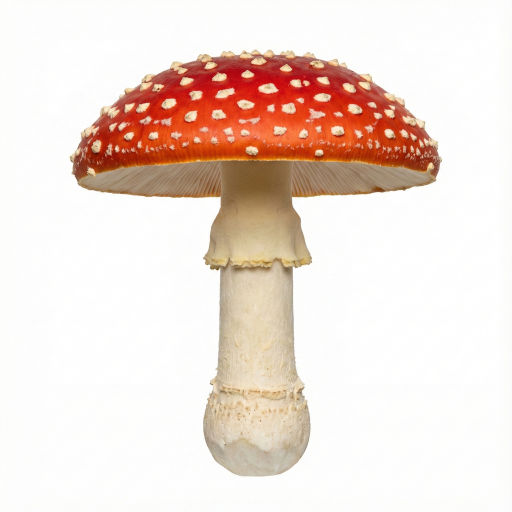
#> input picture data/amanita_mushroom.png, 1024 x 1024 px (shown at 1/2 size)
$ python -i canny_attract.py   (imports and definitions only)
#> lines starting #> are read from the running program, lines starting #| are printed output that depends on the picture; after the words box and inside, x2 and y2 are one past the last pixel; in counts of white or black regions, pixels touching at a corner belong together
"""Canny edges as attraction targets (opt-in via ``--attract-canny``).

Depth conditioning tells SLDgen where the *volume* is; it has almost nothing to
say about an eyelid or a lip corner. This module derives an edge map from the
target and hands it to the geometric attraction constraint, so the curve is
pulled onto the features while SDS keeps running on depth. No second ControlNet,
no extra VRAM, no measurable time cost.

**Why this lives inside the run.** Attract points are consumed as raw canvas
pixel coordinates (:func:`avoidance.load_avoid_points` does no registration), so
the edge map has to come from an image that already went through ``targets.py``'s
mask, square-pad, resize and ``--object-size-ratio`` rescale. That image only
exists once ``get_target`` has run. Computing the edges anywhere else -- a
pre-pass, a web upload, a helper script pointed at the original photograph --
means reproducing that pipeline exactly or misregistering silently. Called from
:func:`run.run` between ``get_target`` and the painter, there is nothing to
reproduce: ``args.input_image`` *is* the canvas-space image.

**Why the point budget matters.** ``attraction_loss`` is two-sided, and its
coverage term sums ``max(0, dist - deadzone)^2`` over *every* attract point. A
raw Canny map is tens of thousands of pixels, which would ask a few hundred
control points to visit every edge in the picture and would bury the SDS
gradient under the constraint. The loss was written for "hundreds to low
thousands" of points per side, so :func:`thin_to_budget` enforces that: over
budget it first drops the shortest contours as speckle, then thins what remains
uniformly along its arc length. Keep ``max_points`` at or below
``--n-control-points``.

Thinning has to remove *length*, not vertices: SLDgen samples every path at a
fixed 2 px regardless of how the vertices are spaced, so decimating points would
change the file and not the result.

The module deliberately imports only cv2/numpy/PIL -- no torch, no diffusers --
so the whole thing is testable on a laptop with no GPU (``test_canny_attract_geom.py``).
"""

import math
from pathlib import Path

import cv2
import numpy as np

#: Must match ``load_avoid_points(sample_spacing_px=...)`` as called from
#: ``painter.py``, or every count this module reports is a fiction.
SAMPLE_SPACING_PX = 2.0

#: SLDgen's own Canny thresholds, from ``guidance/sd3_controlnet.py``. Defaulting
#: to them means "the edges the Canny ControlNet would have seen".
DEFAULT_LOW = 100.0
DEFAULT_HIGH = 200.0

DEFAULTS = {
    "low": DEFAULT_LOW,
    "high": DEFAULT_HIGH,
    "blur": 3,
    "simplify": 1.0,
    "min_length": 12.0,
    "max_points": 400,
    "roi": None,
}


def as_gray(image):
    """Coerce a PIL image or array to a 2-D uint8 array."""
    array = np.asarray(image)
    if array.ndim == 3:
        array = cv2.cvtColor(array, cv2.COLOR_RGB2GRAY)
    if array.dtype != np.uint8:
        scale = 255.0 if array.max() <= 1.0 else 1.0
        array = np.clip(array * scale, 0, 255).astype(np.uint8)
    return array


def as_mask(mask, shape):
    """Coerce a mask (torch tensor, array or PIL image) to a boolean 'inside' map.

    Accepts both conventions in play here: ``args.mask`` is float 0..1 straight
    from RMBG, while a saved ``mask.png`` is 0/255. Thresholding at the halfway
    point is what ``targets.save_mask`` does, so the two agree.
    """
    if mask is None:
        return None
    array = np.asarray(mask.cpu() if hasattr(mask, "cpu") else mask, dtype=np.float32)
    if array.ndim == 3:
        array = array[..., 0]
    if array.max() > 1.5:
        array = array / 255.0
    if array.shape != shape:
        array = cv2.resize(array, (shape[1], shape[0]), interpolation=cv2.INTER_NEAREST)
    return array > 0.5


def edge_map(image, mask=None, low=DEFAULT_LOW, high=DEFAULT_HIGH, blur=3, roi=None):
    """Binary (0/255) Canny edge map in canvas space.

    ``blur`` is not cosmetic on portraits: without it hair and fabric texture
    produce more edge pixels than the face does, and the budget then spends
    itself on them.
    """
    gray = as_gray(image)
    if gray.shape[0] != gray.shape[1]:
        raise ValueError(
            f"canny-attract needs a square canvas-space image, got {gray.shape[1]}x{gray.shape[0]}"
        )
    render_size = gray.shape[0]

    if blur and blur > 0:
        kernel = int(blur) if int(blur) % 2 == 1 else int(blur) + 1
        gray = cv2.GaussianBlur(gray, (kernel, kernel), 0)
    edges = cv2.Canny(gray, float(low), float(high))

    inside = as_mask(mask, edges.shape)
    if inside is not None:
        edges[~inside] = 0

    if roi is not None:
        x0, y0, x1, y1 = roi
        keep = np.zeros_like(edges)
        xs = slice(max(0, int(round(min(x0, x1)))), min(render_size, int(round(max(x0, x1)))))
        ys = slice(max(0, int(round(min(y0, y1)))), min(render_size, int(round(max(y0, y1)))))
        keep[ys, xs] = 1
        edges = edges * keep

    return edges


def polyline_length(points):
    """Arc length of an open polyline, in canvas pixels."""
    return float(sum(math.dist(points[i], points[i + 1]) for i in range(len(points) - 1)))


def estimate_samples(length):
    """How many attract points ``load_avoid_points`` will draw from one path."""
    return max(2, int(round(length / SAMPLE_SPACING_PX)))


def extract_polylines(edges, simplify=1.0, min_length=12.0):
    """Contours of the edge map: simplified, speckle-filtered, longest first.

    ``findContours`` traces a one-pixel-wide edge out and back, so a thin line
    contributes about twice its visual length. The duplicate samples land on the
    same coordinates and are harmless to a Chamfer loss, but they do count
    against the budget -- which is why every estimate here counts them.
    """
    contours, _ = cv2.findContours(edges, cv2.RETR_LIST, cv2.CHAIN_APPROX_NONE)
    polylines = []
    for contour in contours:
        if simplify > 0:
            contour = cv2.approxPolyDP(contour, float(simplify), True)
        points = [(float(x), float(y)) for x, y in contour.reshape(-1, 2)]
        if len(points) < 2:
            continue
        length = polyline_length(points)
        if length < min_length:
            continue
        polylines.append((length, points))
    polylines.sort(key=lambda item: item[0], reverse=True)
    return polylines


def point_at(points, cumulative, distance):
    """Linearly interpolate a polyline at an arc-length position."""
    index = int(np.searchsorted(cumulative, distance, side="right")) - 1
    index = min(max(index, 0), len(points) - 2)
    span = cumulative[index + 1] - cumulative[index]
    t = 0.0 if span <= 0 else (distance - cumulative[index]) / span
    (x0, y0), (x1, y1) = points[index], points[index + 1]
    return (x0 + t * (x1 - x0), y0 + t * (y1 - y0))


def dash(points, keep_px, period_px):
    """Cut a polyline into short dashes, one every ``period_px`` of arc length.

    Every contour keeps its full extent at a lower target density, so an eyebrow
    still gets targets -- it just gets fewer of them. Dropping whole contours
    instead would silently delete features.
    """
    cumulative = [0.0]
    for i in range(len(points) - 1):
        cumulative.append(cumulative[-1] + math.dist(points[i], points[i + 1]))
    total = cumulative[-1]
    if total <= keep_px:
        return [points]

    cumulative = np.asarray(cumulative)
    out = []
    start = 0.0
    while start + keep_px <= total:
        out.append(
            [point_at(points, cumulative, start), point_at(points, cumulative, start + keep_px)]
        )
        start += period_px
    return out


def thin_to_budget(polylines, max_points):
    """Fit the polylines into a point budget. Returns (paths, estimate, period, dropped).

    Two mechanisms, in this order, because they answer different problems. Every
    surviving contour emits at least one dash and every path yields at least 2
    samples, so *N contours cost 2N points no matter how hard they are thinned*:
    a speckly edge map has to lose contours before density thinning can do
    anything. Only then is the remaining length thinned uniformly.
    """
    estimate = sum(estimate_samples(length) for length, _ in polylines)
    if estimate <= max_points:
        return [points for _length, points in polylines], estimate, None, 0

    # Floor first: the budget affords max_points/2 contours, and the list is
    # already longest-first, so what goes is the speckle.
    dropped = 0
    max_contours = max(1, int(max_points) // 2)
    if len(polylines) > max_contours:
        dropped = len(polylines) - max_contours
        polylines = polylines[:max_contours]
        estimate = sum(estimate_samples(length) for length, _ in polylines)
        if estimate <= max_points:
            return [points for _length, points in polylines], estimate, None, dropped

    # Then density. The period cannot be solved for directly -- a contour shorter
    # than the period still emits one dash, so the affordable spacing depends on
    # how the length is distributed between few long contours and many short
    # ones. Bisect for the tightest period whose dash count fits the budget.
    total_length = sum(length for length, _ in polylines)
    keep_px = 2.0 * SAMPLE_SPACING_PX
    budget_dashes = max(1.0, max_points / 2.0)

    def dash_count(period):
        return sum(
            1 if length <= keep_px else int((length - keep_px) // period) + 1
            for length, _ in polylines
        )

    low, high = keep_px * 1.5, max(total_length, keep_px * 2.0)
    for _ in range(40):
        middle = 0.5 * (low + high)
        if dash_count(middle) > budget_dashes:
            low = middle
        else:
            high = middle
    period_px = high

    paths = []
    for _length, points in polylines:
        paths.extend(dash(points, keep_px, period_px))
    estimate = sum(estimate_samples(polyline_length(path)) for path in paths)
    return paths, estimate, period_px, dropped


def svg_document(paths, render_size):
    """One ``<path>`` per polyline, in canvas pixel coordinates.

    The declared width/height must equal ``--render-size``: ``load_avoid_points``
    warns on a mismatch, and that warning is the only thing standing between a
    mis-sized SVG and points that are silently in the wrong place.
    """
    lines = [
        '<?xml version="1.0" encoding="UTF-8"?>',
        f'<svg xmlns="http://www.w3.org/2000/svg" width="{render_size}" '
        f'height="{render_size}" viewBox="0 0 {render_size} {render_size}">',
    ]
    for points in paths:
        d = "M " + " L ".join(f"{x:.2f},{y:.2f}" for x, y in points)
        lines.append(f'  <path d="{d}" fill="none" stroke="black" stroke-width="1"/>')
    lines.append("</svg>")
    return "\n".join(lines) + "\n"


def generate(image, out_path, mask=None, **options):
    """Write the attract SVG and report what went into it.

    Returns a stats dict rather than printing: the run loop wants a log line, the
    API wants JSON, and the test wants numbers to assert on.
    """
    settings = {**DEFAULTS, **{k: v for k, v in options.items() if v is not None}}
    edges = edge_map(
        image,
        mask=mask,
        low=settings["low"],
        high=settings["high"],
        blur=settings["blur"],
        roi=settings["roi"],
    )
    render_size = edges.shape[0]
    found = extract_polylines(
        edges, simplify=settings["simplify"], min_length=settings["min_length"]
    )
    paths, points, period, dropped = thin_to_budget(found, int(settings["max_points"]))

    Path(out_path).write_text(svg_document(paths, render_size))
    return {
        "path": str(out_path),
        "render_size": render_size,
        "edge_pixels": int((edges > 0).sum()),
        "contours": len(found),
        "dropped": dropped,
        "paths": len(paths),
        "points": points,
        "dash_period": period,
        "settings": settings,
    }


# [13 lines left out: function describe, not called in this run]

>>> import cv2
>>> picture = cv2.cvtColor(cv2.imread('../data/amanita_mushroom.png'), cv2.COLOR_BGR2RGB)
>>> result = generate(picture, 'out.png')
#> in as_gray, `array = cv2.cvtColor(array, cv2.COLOR_RGB2GRAY)`:
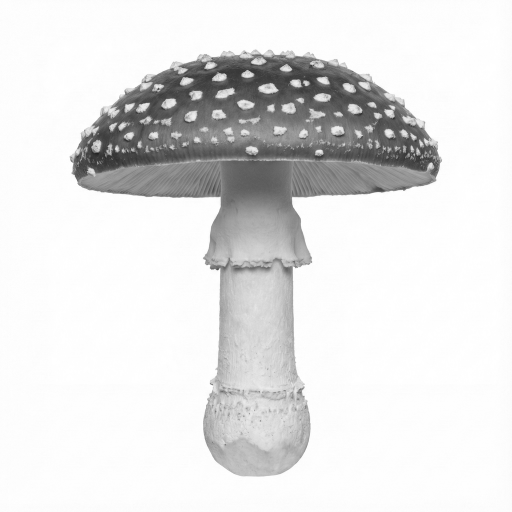
#> array: shape (1024, 1024) (shown at 1/2 size); min 28, max 255, mean 226.2
#> in edge_map, `edges = cv2.Canny(gray, float(low), float(high))`:
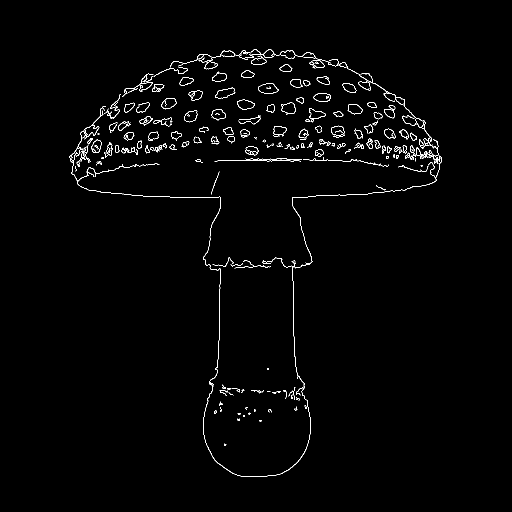
#> edges: shape (1024, 1024) (shown at 1/2 size); 1.3% white in thin lines or dots, all inside (x1, y1, x2, y2) = (139, 99, 884, 954)
#> in extract_polylines, `contours, _ = cv2.findContours(edges, cv2.RETR_LIST, cv2.CHAIN_APPROX_..`: contours = 339 contours, 191 with area under 20; largest, box (x1, y1, x2, y2) and area: (516, 166, 558, 188) 612, (516, 166, 557, 188) 588, (430, 175, 471, 197) 520, (430, 175, 470, 197) 500, (474, 199, 510, 220) 490
#> the loop in extract_polylines, `for contour in contours:` made 339 passes
#> (points, length) on passes 1 to 7: ([(449, 889), (451, 889)], 2), ([(452, 888), (449, 887), (449, 891)], 7.16), ([(519, 842), (520, 840), (522, 841), (520, 843)], 7.3), ([(519, 840), (520, 843), (522, 842), (522, 840)], 7.4), ([(475, 839), (479, 839)], 4), ([(475, 837), (475, 840), (479, 840), (478, 837)], 10.16), ([(486, 832), (489, 832)], 3)
#> after the loop in extract_polylines, `for contour in contours:`: polylines = 260 items
#> in thin_to_budget, `estimate = sum(estimate_samples(length) for length, _ in polylines)`: estimate = 10869
#> in thin_to_budget, `dropped = len(polylines) - max_contours`: dropped = 60
#> in thin_to_budget, `polylines = polylines[:max_contours]`: polylines = 200 items
#> in thin_to_budget, `estimate = sum(estimate_samples(length) for length, _ in polylines)`: estimate = 10291
#> in thin_to_budget, `total_length = sum(length for length, _ in polylines)`: total_length = 20582.6
#> in thin_to_budget, `low, high = keep_px * 1.5, max(total_length, keep_px * 2.0)`: low = 6; high = 20582.6
#> the loop in thin_to_budget, `for _ in range(40):` made 40 passes
#> (middle, high) on passes 1, 2, 3, 6, 9, 10, 11, 12: (10294.3, 10294.3), (5150.1, 5150.1), (2578.1, 2578.1), (2256.6, 2256.6), (2216.4, 2216.4), (2196.3, 2196.3), (2186.2, 2186.2), (2181.2, 2181.2)
#> in thin_to_budget, `period_px = high`: period_px = 2176.8
#> the loop in thin_to_budget, `for _length, points in polylines:` made 200 passes
#> _length on passes 24 to 26: 126.8, 123.2, 122.8
#> the loop in svg_document, `for points in paths:` made 200 passes
#> points on passes 1 to 3: [(206, 212), (203.2, 214.8)], [(875, 282), (871.1, 281.2)], [(608, 771), (608.5, 774.6)]

$ run again, on data/astronaut.png
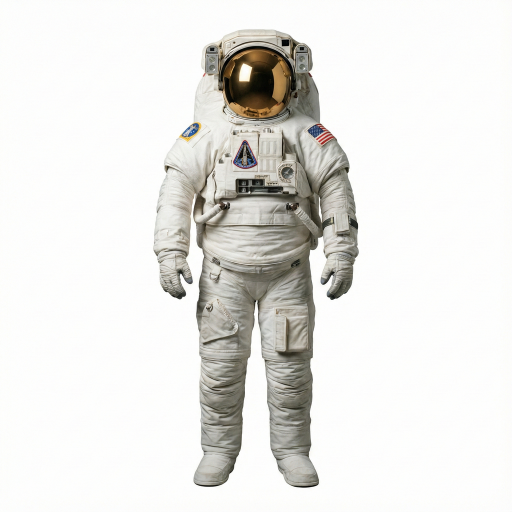
#> input picture data/astronaut.png, 1024 x 1024 px (shown at 1/2 size)
#> in edge_map, `edges = cv2.Canny(gray, float(low), float(high))`:
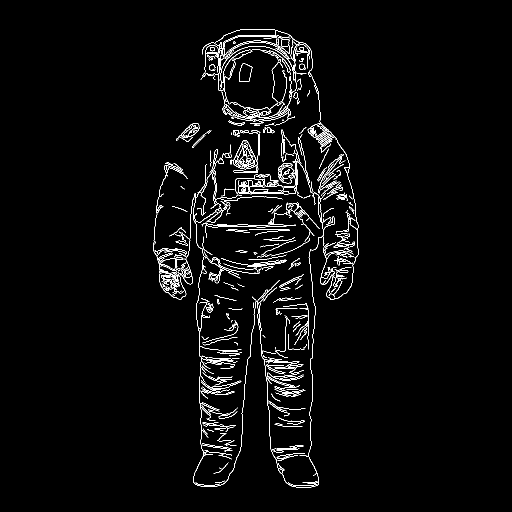
#> edges: shape (1024, 1024) (shown at 1/2 size); 2.6% white in thin lines or dots, all inside (x1, y1, x2, y2) = (306, 58, 718, 976)
#> contours = 541 contours, 441 with area under 20; largest, box (x1, y1, x2, y2) and area: (466, 280, 516, 339) 1744, (466, 280, 516, 339) 1690, (478, 127, 505, 164) 713, (478, 127, 505, 164) 703, (430, 58, 718, 976) 694
#> the loop in extract_polylines, `for contour in contours:` made 541 passes
#> (points, length) on passes 4, 6, 8, 9, 12, 13, 14: ([(449, 961), (439, 965), (430, 965), (439, 965)], 28.77), ([(556, 926), (560, 934), (568, 938), (562, 935)], 24.6), ([(566, 916), (569, 916)], 3), ([(599, 910), (611, 911), (614, 913), (612, 911)], 18.48), ([(609, 906), (586, 907), (555, 912), (577, 908)], 76.78), ([(553, 901), (567, 902)], 14.04), ([(545, 901), (552, 904), (564, 904), (552, 904)], 31.62)
#> after the loop in extract_polylines, `for contour in contours:`: polylines = 397 items
#> in thin_to_budget, `estimate = sum(estimate_samples(length) for length, _ in polylines)`: estimate = 21631
#> dropped = 197
#> in thin_to_budget, `polylines = polylines[:max_contours]`: polylines = 200 items
#> in thin_to_budget, `estimate = sum(estimate_samples(length) for length, _ in polylines)`: estimate = 18962
#> total_length = 37928
#> in thin_to_budget, `low, high = keep_px * 1.5, max(total_length, keep_px * 2.0)`: low = 6; high = 37928
#> the loop in thin_to_budget, `for _ in range(40):` made 40 passes
#> (middle, low) on passes 4, 5, 6, 7, 8, 18, 20, 21: (2376.1, 2376.1), (3561.2, 3561.2), (4153.7, 4153.7), (4450, 4450), (4598.1, 4598.1), (4598.3, 4598.3), (4598.3, 4598.3), (4598.3, 4598.3)
#> period_px = 4598.3
#> the loop in thin_to_budget, `for _length, points in polylines:` made 200 passes
#> _length on passes 24 to 26: 281.4, 280, 270.1
#> the loop in svg_document, `for points in paths:` made 200 passes
#> points on passes 1 to 3: [(480, 59), (476.2, 60.37)], [(389, 387), (388.4, 391)], [(504, 593), (506.8, 595.8)]

$ run again, on data/ballerina.png
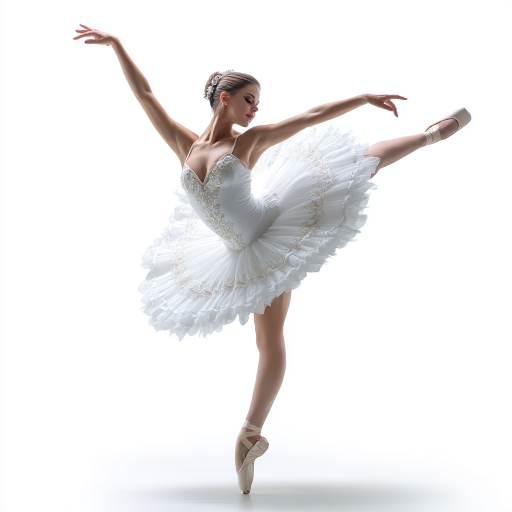
#> input picture data/ballerina.png, 1024 x 1024 px (shown at 1/2 size)
#> in as_gray, `array = cv2.cvtColor(array, cv2.COLOR_RGB2GRAY)`:
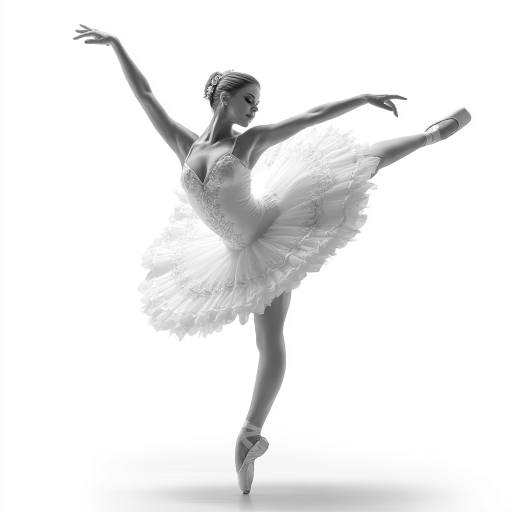
#> array: shape (1024, 1024) (shown at 1/2 size); min 4, max 255, mean 237.7
#> in edge_map, `edges = cv2.Canny(gray, float(low), float(high))`:
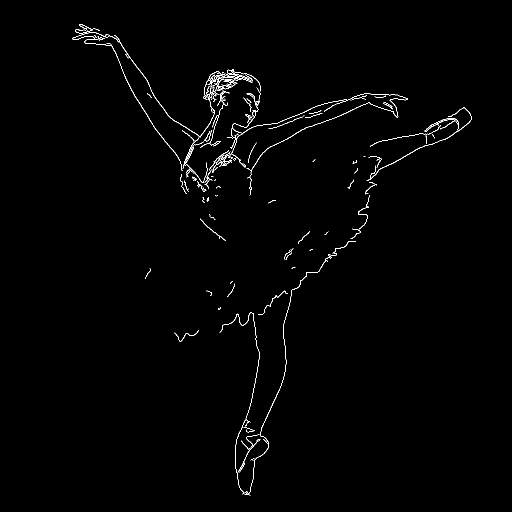
#> edges: shape (1024, 1024) (shown at 1/2 size); 0.88% white in thin lines or dots, all inside (x1, y1, x2, y2) = (145, 48, 943, 991)
#> contours = 132 contours, 108 with area under 20; largest, box (x1, y1, x2, y2) and area: (228, 70, 464, 337) 935, (407, 143, 445, 197) 636, (169, 72, 365, 342) 140, (733, 215, 943, 362) 133, (493, 187, 815, 391) 128
#> the loop in extract_polylines, `for contour in contours:` made 132 passes
#> (points, length) on passes 2, 3, 5, 14, 16, 17: ([(489, 925), (485, 934), (477, 945), (486, 933)], 38.45), ([(508, 916), (501, 920), (506, 920), (504, 919)], 15.3), ([(526, 878), (534, 887), (532, 883)], 16.51), ([(465, 581), (454, 593)], 16.28), ([(469, 567), (466, 577), (464, 578), (468, 573)], 19.08), ([(464, 562), (460, 567)], 6.4)
#> after the loop in extract_polylines, `for contour in contours:`: polylines = 107 items
#> estimate = 7280
#> total_length = 14555.5
#> in thin_to_budget, `low, high = keep_px * 1.5, max(total_length, keep_px * 2.0)`: low = 6; high = 14555.5
#> the loop in thin_to_budget, `for _ in range(40):` made 40 passes
#> (middle, low) on passes 8, 9, 11, 12, 17, 18, 20, 21: (62.83, 62.83), (91.25, 91.25), (98.36, 98.36), (101.9, 101.9), (102, 102), (102.1, 102.1), (102.1, 102.1), (102.1, 102.1)
#> period_px = 102.1
#> the loop in thin_to_budget, `for _length, points in polylines:` made 107 passes
#> _length on passes 3 to 10: 1220.5, 820.7, 693, 680.8, 608, 471.2, 412.4, 351.2
#> the loop in svg_document, `for points in paths:` made 200 passes
#> points on passes 1 to 3: [(650, 522), (647.7, 525.3)], [(583.2, 580.6), (582, 584.3)], [(567.9, 680), (568.7, 683.9)]
